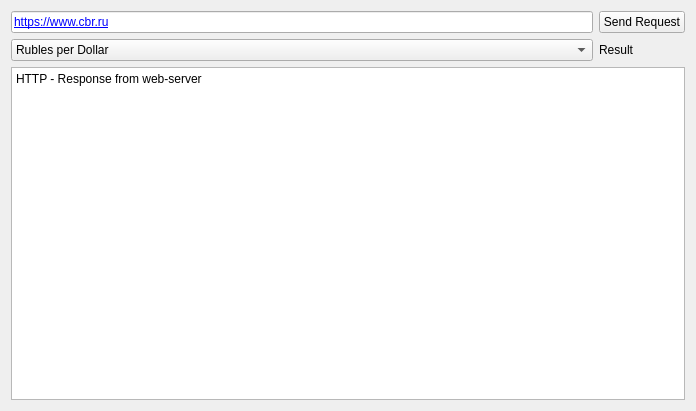
<?xml version="1.0" encoding="UTF-8"?>
<ui version="4.0">
 <class>MainWindow</class>
 <widget class="QMainWindow" name="MainWindow">
  <property name="geometry">
   <rect>
    <x>0</x>
    <y>0</y>
    <width>696</width>
    <height>411</height>
   </rect>
  </property>
  <property name="windowTitle">
   <string>MainWindow</string>
  </property>
  <widget class="QWidget" name="centralWidget">
   <layout class="QGridLayout" name="gridLayout_3">
    <item row="0" column="1">
     <widget class="QPushButton" name="btnReq">
      <property name="text">
       <string>Send Request</string>
      </property>
     </widget>
    </item>
    <item row="0" column="0">
     <widget class="QLineEdit" name="edtURL">
      <property name="styleSheet">
       <string notr="true">font: 75 14pt &quot;MS Shell Dlg 2&quot;;

text-decoration: underline;

color: rgb(0, 0, 255);

background-color: 
qlineargradient(spread:pad,
x1:0.9, y1:0,
x2:1, y2:0, 
stop:0 rgba(255, 255, 255, 255), 
stop:1 rgba(0, 0, 255, 255));
</string>
      </property>
      <property name="text">
       <string>https://www.cbr.ru</string>
      </property>
      <property name="placeholderText">
       <string>URL веб-страницы</string>
      </property>
     </widget>
    </item>
    <item row="2" column="0" colspan="2">
     <widget class="QPlainTextEdit" name="edtReply">
      <property name="styleSheet">
       <string notr="true">background-image: url(:/logo.png);
font: 75 14pt &quot;MS Shell Dlg 2&quot;;
background-position: center;
background-repeat: no-repeat;

</string>
      </property>
      <property name="plainText">
       <string>HTTP - Response from web-server
</string>
      </property>
      <property name="placeholderText">
       <string>Выводится содежимое HTTP-ответа веб-сервера</string>
      </property>
     </widget>
    </item>
    <item row="1" column="1">
     <widget class="QLabel" name="lbExRatio">
      <property name="styleSheet">
       <string notr="true">
font: 75 14pt &quot;MS Shell Dlg 2&quot;;</string>
      </property>
      <property name="text">
       <string>Result</string>
      </property>
     </widget>
    </item>
    <item row="1" column="0">
     <widget class="QComboBox" name="ValueBox">
      <property name="styleSheet">
       <string notr="true">font: 75 14pt &quot;MS Shell Dlg 2&quot;;</string>
      </property>
      <item>
       <property name="text">
        <string>Rubles per Dollar</string>
       </property>
      </item>
      <item>
       <property name="text">
        <string>Rubles per Euro</string>
       </property>
      </item>
     </widget>
    </item>
   </layout>
  </widget>
 </widget>
 <layoutdefault spacing="6" margin="11"/>
 <resources/>
 <connections/>
</ui>
